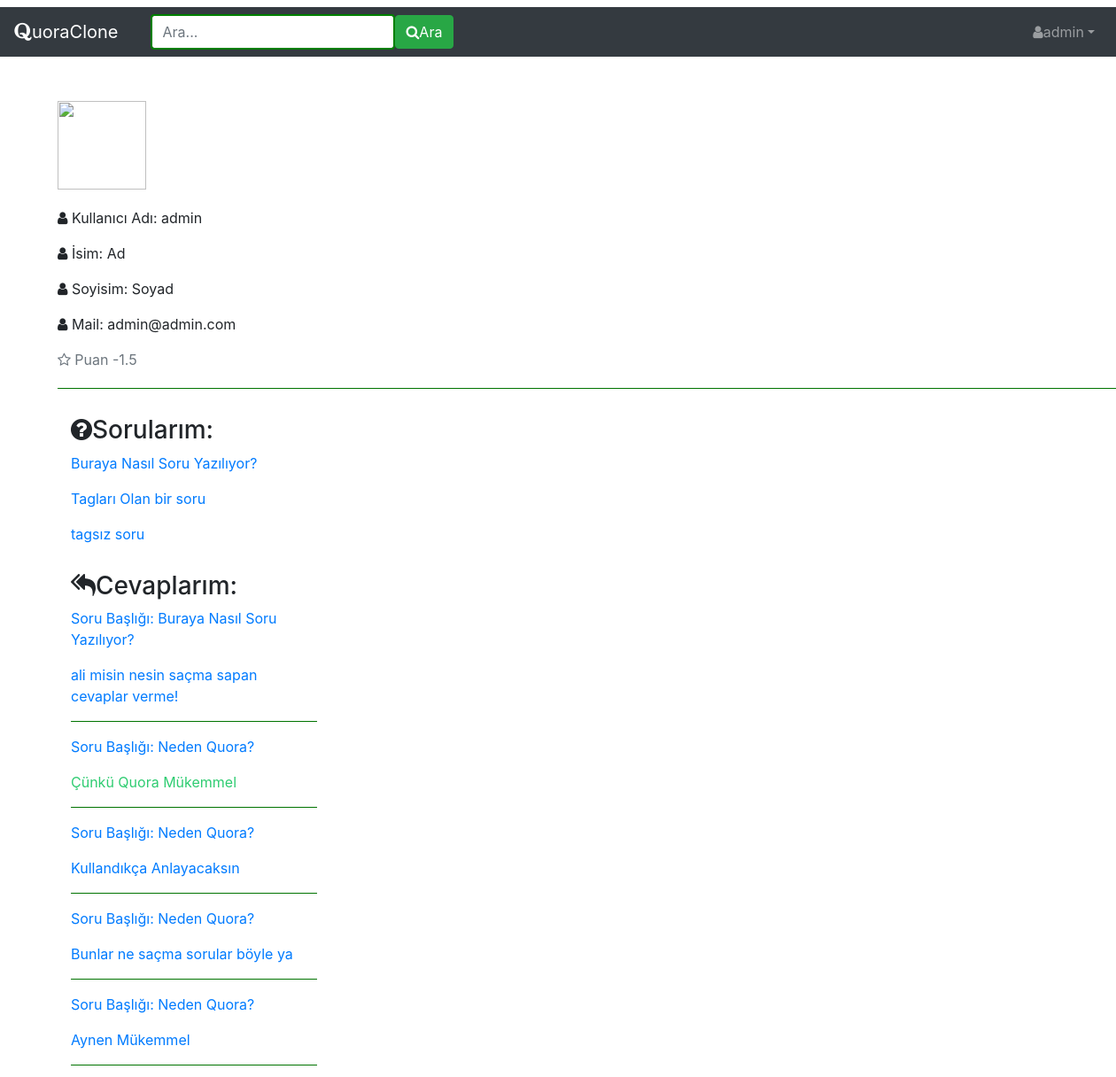
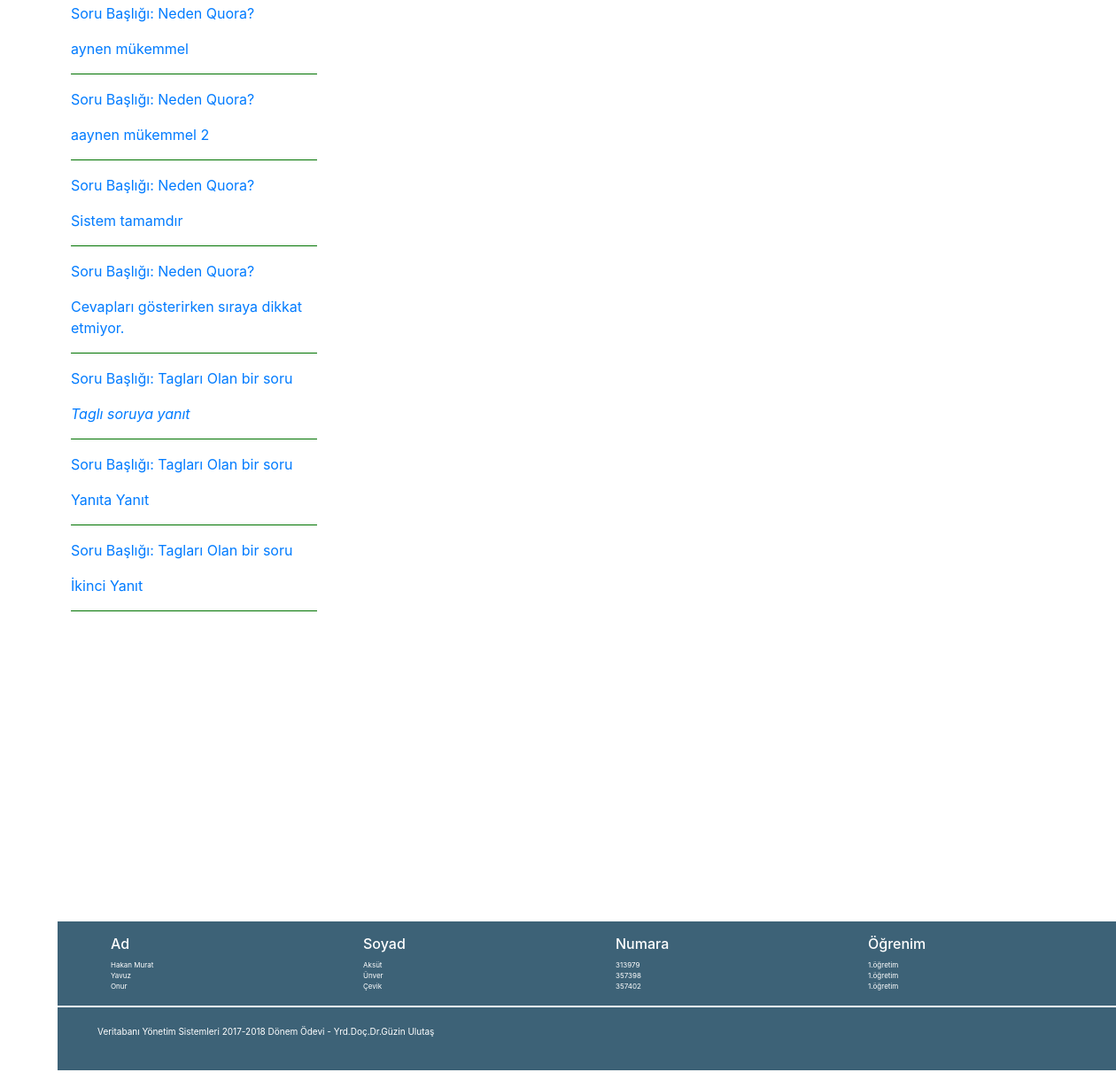
/profil/1/ (signed in), run on the app's committed database (2 pictures, top to bottom).
### app/models.py (models this page shows, shortened)
class Questions(models.Model):
    title = models.CharField(verbose_name="Sorunuz", max_length=250)
    user_id = models.ForeignKey(User)
    tags = models.ManyToManyField('Tags')
    class Meta:
        verbose_name_plural = "Sorular"
    def __str__(self):
        return self.title

class Answers(models.Model):
    context = RichTextField()
    question_id = models.ForeignKey(Questions, related_name="questionId")
    user_id = models.ForeignKey(User, related_name="userId")
    class Meta:
        verbose_name_plural = "Cevaplar"

### app/views.py (the view)
# urls.py: url(r'^profil/(?P<user>[-\w]+)/$', profil),
@login_required
def profil(request, user):
    user = User.objects.get(id=user)
    question = Questions.objects.filter(user_id=user)
    answer = Answers.objects.filter(user_id=user)
    return render(request, "profil.html", locals())

### app/filters.py (called while the page is built)
def calculate_score(user):
    q_up = UpDownVotesQuestion.objects.filter(question_id__user_id=user, up_down=1).count()
    q_down = UpDownVotesQuestion.objects.filter(question_id__user_id=user, up_down=0).count()
    a_up = UpDownVotesAnswer.objects.filter(answer_id__user_id=user, up_down=1).count()
    a_down = UpDownVotesAnswer.objects.filter(answer_id__user_id=user, up_down=0).count()
    return ((q_up+a_up)*1.5) - ((q_down+a_down)*2)

### templates/profil.html (shortened to what this page needs)
	{% extends 'base.html' %}
	{% load filters %}
	{% block session %}
	{% if request.user.is_authenticated %}
	<li class="navbar-right nav-item dropdown">
			<a class="nav-link dropdown-toggle" href="#" id="navbardrop" data-toggle="dropdown"><i class="fa fa-user" aria-hidden="true"></i>{{request.user}}</a>
	</li>
	{% else %}
	<a class="navbar-brand" href="/new-account"><i class="fa fa-user-plus" aria-hidden="true"></i>Üye Ol</a>
	<a class="navbar-brand" href="/login"><i class="fa fa-sign-in" aria-hidden="true"></i>Üye Girişi</a>
	{% endif %}
	{% endblock %}
	{% block content %}
	<div class="col-md-1 profil1">
		<img src="https://ssl.gstatic.com/accounts/ui/avatar_2x.png" width="100" height="100"
		<p class="text-center small">
	</div>
	<div class="col-md-5 profil1">
			<p><i class="fa fa-user" aria-hidden="true"></i> Kullanıcı Adı: {{user}}</p>
			<p><i class="fa fa-user" aria-hidden="true"></i> İsim: {{user.first_name}}</p>
			<p><i class="fa fa-user" aria-hidden="true"></i> Soyisim: {{user.last_name}}</p>
			<p><i class="fa fa-user" aria-hidden="true"></i> Mail: {{user.email}}</p>
			<p class=text-muted small>
		<span><i class="fa fa-star-o" aria-hidden="true"></i> Puan {{user|calculate_score}}</span>
	</div>
	<div class="col-md-12 profil1">
	<hr width="100%" color=green size="2">
	<div class="col-md-3 profil2">
		<h3 ><i class="fa fa-question-circle" aria-hidden="true"></i>Sorularım: </h3>
		{% for i in question %}
		<p ><a href="/question/{{i.id}}"> {{i.title}} </a> </p>
		{% endfor %}
	</div>
	<div class="col-md-3 profil2">
		<h3 ><i class="fa fa-reply-all" aria-hidden="true"></i>Cevaplarım: </h3>
		{% for i in answer %}
		<p ><a href="/question/{{i.question_id.id}}"> Soru Başlığı: {{i.question_id}} <br/> {{i.context|safe}}</a> </p>
		<hr width="100%" color=green size="2">
		{% endfor %}
	</div>
	{% endblock %}

### templates/base.html (shortened to what this page needs)
{% load staticfiles %}
<!DOCTYPE html>
<html lang="en">
   <head>
	<link rel="stylesheet" href="https://maxcdn.bootstrapcdn.com/bootstrap/4.0.0-beta.2/css/bootstrap.min.css">
	<link rel="stylesheet" href="{% static 'css/font-awesome.min.css' %}"/>
  <link rel="stylesheet" href="{% static 'css/main.css' %}">
</head>
  <body>
	<nav class="navbar navbar-expand-sm bg-dark navbar-dark">
		<a class="navbar-brand" href="/"><i class="fa fa-quora" aria-hidden="true"></i>uoraClone</a>
		<form method="GET" class="form-inline " action="{% url 'search' %}" >
			<input class="form-control " name="inputAra" type="search" placeholder="Ara...">
			<button class="btn btn-success" type="submit"><i class="fa fa-search" aria-hidden="true"></i>Ara</button>
		</form>
		<ul class="navbar-nav ml-auto">
		{% block session %}{% endblock %}
		</ul>
  </nav>
{% block content %}
{% endblock %}
<footer class="mainfooter" role="contentinfo">
  <div class="footer-middle">
  <div class="container">
    <div class="row">
      <div class="col-md-3 col-sm-6">
          <h6>Ad</h6>
			<ul class="list-unstyled">
				<li>
                    Hakan Murat<br>
					Yavuz<br>
					Onur<br>
				</li>
			</ul>
      </div>
      <div class="col-md-3 col-sm-6">
          <h6>Soyad</h6>
          <ul class="list-unstyled">
            <li>Aksüt</li>
            <li>Ünver</li>
            <li>Çevik</li>
          </ul>
      </div>
      <div class="col-md-3 col-sm-6">
          <h6>Numara</h6>
          <ul class="list-unstyled">
            <li>313979</li>
            <li>357398</li>
            <li>357402</li>
          </ul>
      </div>
      <div class="col-md-3 col-sm-6">
          <h6>Öğrenim</h6>
          <ul class="list-unstyled">
            <li>1.öğretim</li>
            <li>1.öğretim</li>
            <li>1.öğretim</li>
          </ul>
      </div>
    </div>
  </div>
  </div>
  <div class="footer-bottom">
    <div class="container">
      <div class="row">
        <div class="col-xs-12">
          <p class="text-xs-center">Veritabanı Yönetim Sistemleri 2017-2018 Dönem Ödevi - Yrd.Doç.Dr.Güzin Ulutaş</p>
        </div>
      </div>
    </div>
  </div>
</footer>
</body>
</html>

### static/css/main.css (style rules this page uses)
.navbar { margin: 8px 0px 50px 0px; }
.profil1 { margin: 10px 10px 20px 50px; }
.profil2 { margin: 30px 0px 20px 0px; }
.form-control { border-width:2px; border-color:green; }
.form-inline { margin-left:20px; }
footer { color: white; }
.footer-bottom { background: #3d6277; padding: 2em; font-size: 10px; }
.footer-middle { background: #3d6277; padding-top: 2em; color: white; margin: 350px 0px 2px 0px; font-size: 8px; }
.navbar-nav { margin: 5px 0px 20px 0px; }

### data on the page
Questions: title "Buraya Nasıl Soru Yazılıyor?"
Questions: title "Tagları Olan bir soru"
Questions: title "tagsız soru"
Answers: question_id "Buraya Nasıl Soru Yazılıyor?"
Answers: question_id "Neden Quora?", context "Çünkü Quora Mükemmel"
Answers: question_id "Neden Quora?"
Answers: question_id "Neden Quora?"
Answers: question_id "Neden Quora?"
Answers: question_id "Neden Quora?"
Answers: question_id "Neden Quora?"
Answers: question_id "Neden Quora?"
Answers: question_id "Neden Quora?"
Answers: question_id "Tagları Olan bir soru", context "Taglı soruya yanıt"
Answers: question_id "Tagları Olan bir soru"
Answers: question_id "Tagları Olan bir soru"

### other printed values
{{ request.user }} "admin"
{{ user }} "admin"
{{ user.first_name }} "Ad"
{{ user.last_name }} "Soyad"
{{ user.email }} "admin@admin.com"
{{ user|calculate_score }} "-1.5"
